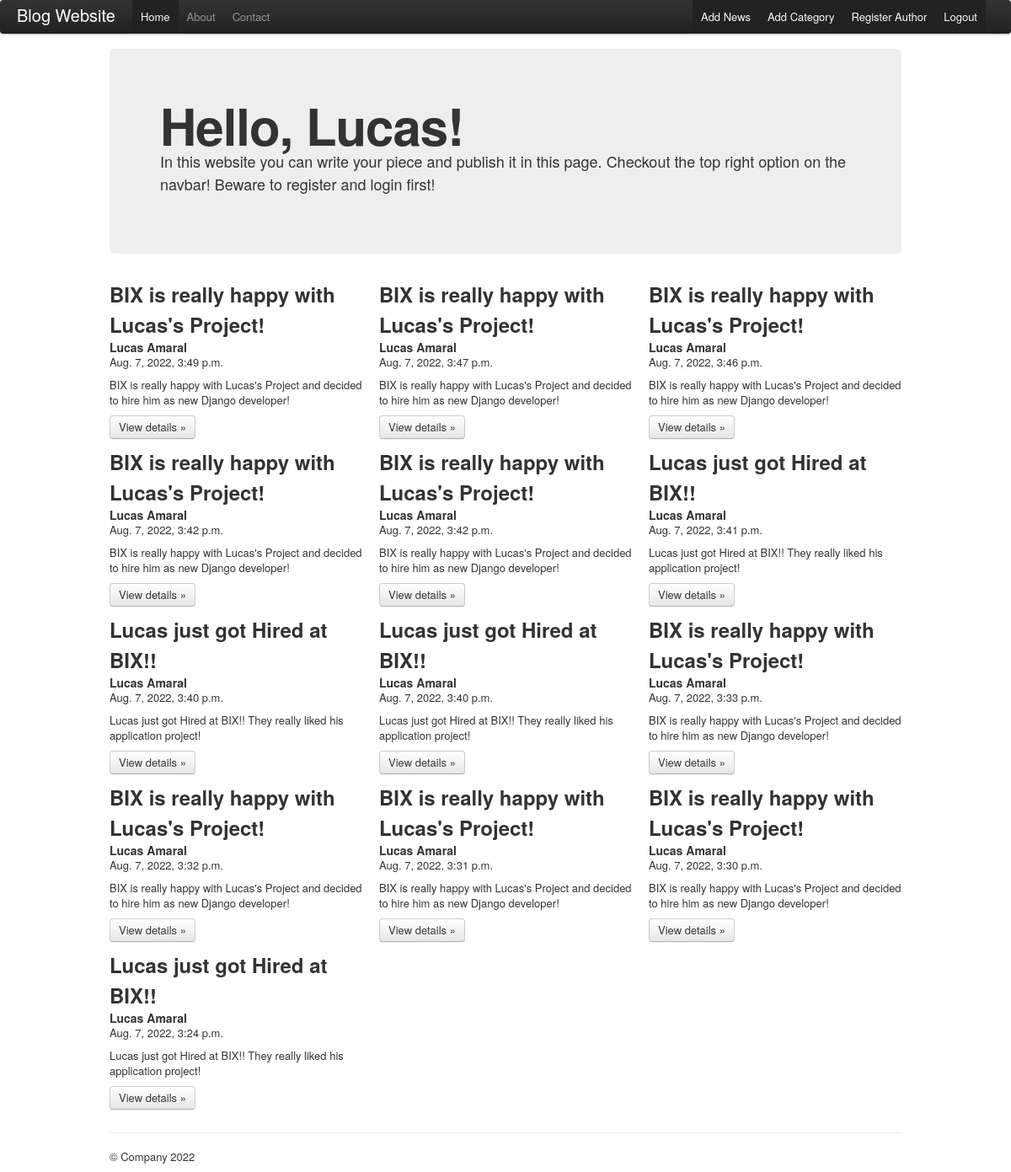
Screenshot of / (signed in) with the database file from the repository.
### news/models.py (models this page shows, shortened)
class News(models.Model):
    title = models.CharField(max_length=200)
    body = models.TextField()
    author = models.ForeignKey(User, on_delete=models.DO_NOTHING, related_name='news_user')
    category = models.ForeignKey(Category, on_delete=models.DO_NOTHING, related_name='news_category')
    created = models.DateTimeField(auto_now_add=True)
    updated = models.DateTimeField(auto_now=True)
    slug = models.SlugField(max_length=250)
    publish = models.BooleanField()
    objects = models.Manager()
    published = PublishedManager()
    class Meta:
        ordering = ('-created',)

### blogwebsite/views.py (the view)
# urls.py: 2. Add a URL to urlpatterns:  path('', views.home, name='home')
def home(request):
    if not request.user.is_authenticated:
        return redirect('/signin/')
    news = News.published.all()
    return render(request, 'home.html', {'news': news})

### news/models.py (called while the page is built)
    def get_queryset(self):
        return super(PublishedManager,
                    self).get_queryset()\
                    .filter(publish=True)

### templates/home.html (shortened to what this page needs)
{% extends 'base.html' %}
{% block content %}
    {% include 'navbar.html' with page="1" %}
  <div class="container">
    <div class="hero-unit">
      <h1>Hello, {{request.user.first_name}}!</h1>
      <p>In this website you can write your piece and publish it in this page. Checkout the top right option on the navbar! Beware to register and login first!</p>
    </div>
    <div class="row">
      {% for new in news %}
        {% include 'card/card.html' with new=new%}
      {% endfor %}
    </div>
    <hr>
    <footer>
      <p>&copy; Company 2022</p>
    </footer>
  </div>
{% endblock %}

### templates/base.html (shortened to what this page needs)
{% load static %}
<!DOCTYPE html>
<html lang="en">
<head>
    <link rel="stylesheet" href="{% static 'css/bootstrap.css' %}" />
</head>
<body>
    {% block content %}
    {% endblock %}
</body>
</html>

### templates/navbar.html (shortened to what this page needs)
<div class="navbar">
    <div class="navbar-inner">
      <div class="container">
        <a class="brand" href="#">Blog Website</a>
        <div class="nav-collapse">
          <ul class="nav">
            <li {% if page == '1' %}class="active"{% endif %}><a href="{% url 'home' %}">Home</a></li>
            <li {% if page == '2' %}class="active"{% endif %}><a href="{% url 'about' %}">About</a></li>
            <li {% if page == '3' %}class="active"{% endif %}><a href="{% url 'contact' %}">Contact</a></li>
          </ul>
        </div>
        <div class="nav-collapse" style="float: right">
          <ul class="nav">
            <li class="active"><a href="{% url 'news:submit_news' %}">Add News</a></li>
            <li class="active"><a href="{% url 'news:submit_category' %}">Add Category</a></li>
            <li class="active"><a href="{% url 'register' %}">Register Author</a></li>
            <li class="active"><a href="{% url 'signout' %}">Logout</a></li>
          </ul>
        </div>
      </div>
    </div>
  </div>

### templates/card/card.html
<div class="span4">
    <h2>{{new.title}}</h2>
    <h4>{{new.author.first_name}} {{new.author.last_name}}</h4>
    <p>{{new.created}}</p>
     <p>{{new.body}}</p>
    <p><a class="btn" href="#">View details &raquo;</a></p>
</div>

### rows the page displays
News: title "BIX is really happy with Lucas's Project!", author.first_name "Lucas", author.last_name "Amaral", created "Aug. 7, 2022, 3:49 p.m.", body "BIX is really happy with Lucas's Project and decided to hire him as new Django developer!"
News: title "BIX is really happy with Lucas's Project!", author.first_name "Lucas", author.last_name "Amaral", created "Aug. 7, 2022, 3:47 p.m.", body "BIX is really happy with Lucas's Project and decided to hire him as new Django developer!"
News: title "BIX is really happy with Lucas's Project!", author.first_name "Lucas", author.last_name "Amaral", created "Aug. 7, 2022, 3:46 p.m.", body "BIX is really happy with Lucas's Project and decided to hire him as new Django developer!"
News: title "BIX is really happy with Lucas's Project!", author.first_name "Lucas", author.last_name "Amaral", created "Aug. 7, 2022, 3:42 p.m.", body "BIX is really happy with Lucas's Project and decided to hire him as new Django developer!"
News: title "BIX is really happy with Lucas's Project!", author.first_name "Lucas", author.last_name "Amaral", created "Aug. 7, 2022, 3:42 p.m.", body "BIX is really happy with Lucas's Project and decided to hire him as new Django developer!"
News: title "Lucas just got Hired at BIX!!", author.first_name "Lucas", author.last_name "Amaral", created "Aug. 7, 2022, 3:41 p.m.", body "Lucas just got Hired at BIX!! They really liked his application project!"
News: title "Lucas just got Hired at BIX!!", author.first_name "Lucas", author.last_name "Amaral", created "Aug. 7, 2022, 3:40 p.m.", body "Lucas just got Hired at BIX!! They really liked his application project!"
News: title "Lucas just got Hired at BIX!!", author.first_name "Lucas", author.last_name "Amaral", created "Aug. 7, 2022, 3:40 p.m.", body "Lucas just got Hired at BIX!! They really liked his application project!"
News: title "BIX is really happy with Lucas's Project!", author.first_name "Lucas", author.last_name "Amaral", created "Aug. 7, 2022, 3:33 p.m.", body "BIX is really happy with Lucas's Project and decided to hire him as new Django developer!"
News: title "BIX is really happy with Lucas's Project!", author.first_name "Lucas", author.last_name "Amaral", created "Aug. 7, 2022, 3:32 p.m.", body "BIX is really happy with Lucas's Project and decided to hire him as new Django developer!"
News: title "BIX is really happy with Lucas's Project!", author.first_name "Lucas", author.last_name "Amaral", created "Aug. 7, 2022, 3:31 p.m.", body "BIX is really happy with Lucas's Project and decided to hire him as new Django developer!"
News: title "BIX is really happy with Lucas's Project!", author.first_name "Lucas", author.last_name "Amaral", created "Aug. 7, 2022, 3:30 p.m.", body "BIX is really happy with Lucas's Project and decided to hire him as new Django developer!"
News: title "Lucas just got Hired at BIX!!", author.first_name "Lucas", author.last_name "Amaral", created "Aug. 7, 2022, 3:24 p.m.", body "Lucas just got Hired at BIX!! They really liked his application project!"

### other values shown
{{ request.user.first_name }} "Lucas"
